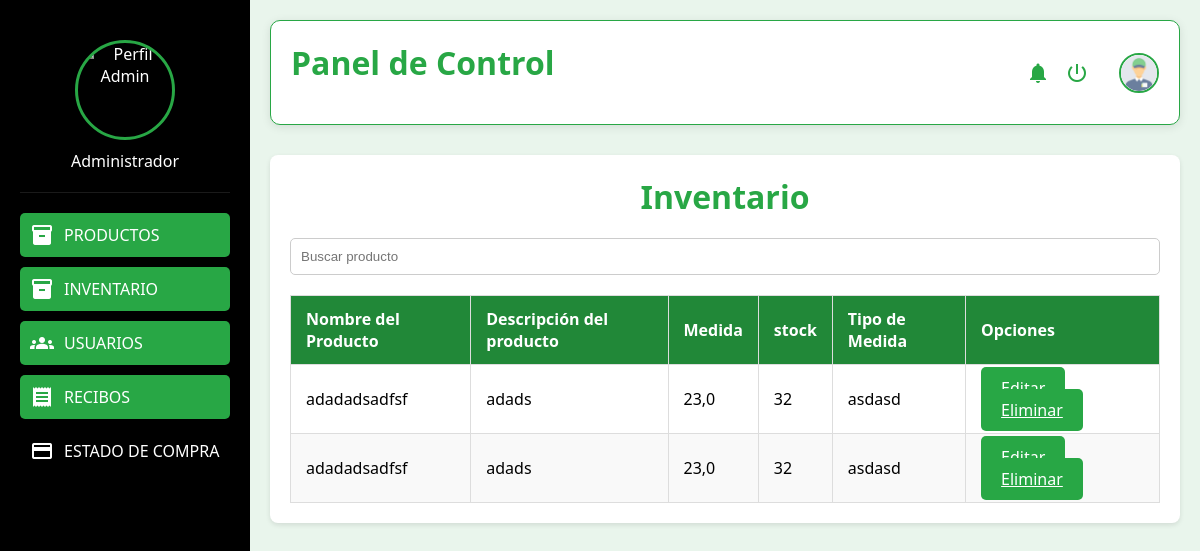
Page /inventario/ on the earlier database version.
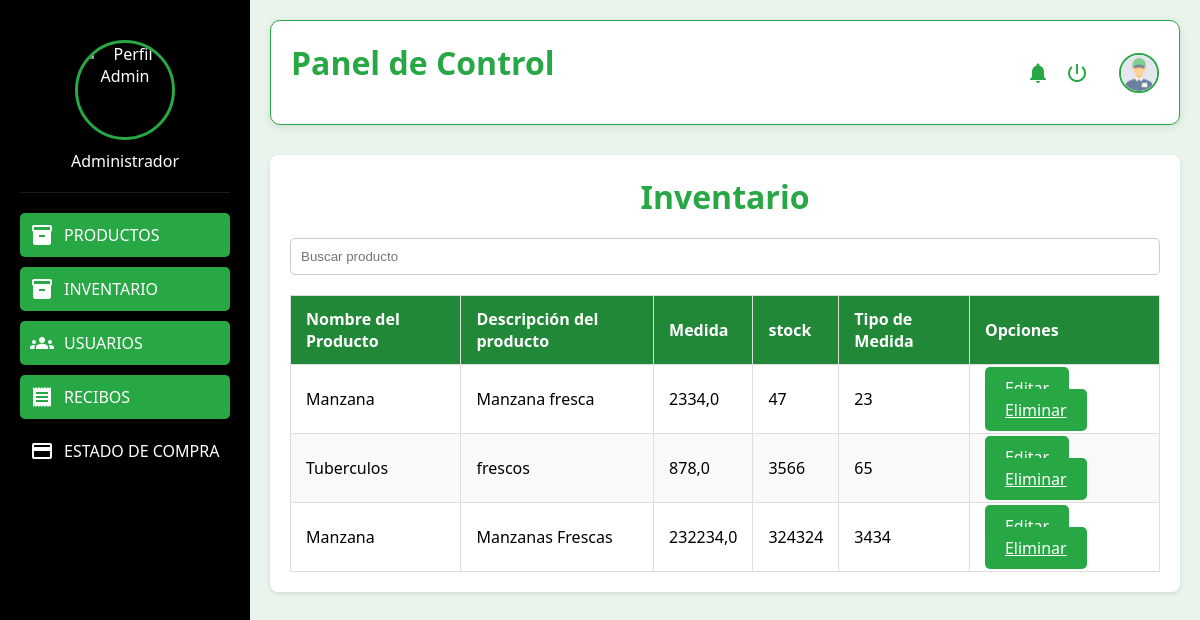
Same page on the later database version.
### libreria/models.py (models this page shows, shortened)
class Producto(models.Model):
    TIPOS_PRODUCTO_CHOICES = [
        ('frutas', 'Frutas'),
        ('verduras', 'Verduras'),
        ('tuberculos', 'Tubérculos'),
        ('hortalizas', 'Hortalizas'),
    ]
    imagen = models.ImageField(upload_to='productos/')
    nombre = models.CharField(max_length=100)
    descripcion = models.TextField()
    origen = models.CharField(max_length=100)
    unidad = models.FloatField()
    stock = models.IntegerField()
    precio = models.DecimalField(max_digits=10, decimal_places=2)
    publicado = models.BooleanField(default=True)
    medida = models.CharField(max_length=50)
    tipoproducto = models.CharField(max_length=20, choices=TIPOS_PRODUCTO_CHOICES, default='frutas')  # Nuevo campo

### libreria/views.py (the view)
# urls.py: path('inventario/', views.inventario, name='inventario'),
def inventario(request):
    productos = Producto.objects.all()  # Recupera todos los productos para luego visualizarlos
    return render(request, 'accounts/inventario.html', {'productos': productos})

### libreria/templates/accounts/inventario.html (shortened to what this page needs)
{% load static %}
<!DOCTYPE html>
<html lang="es">
<head>
	<link href="{% static 'css/styles.css' %}" rel="stylesheet">
</head>
<body>
    <div class="container">
        <aside class="sidebar">
            <div class="profile">
                <div class="profile-image">
                    <img src="assets/default-avatar.png" alt="Perfil Admin">
                </div>
                <p>Administrador</p>
            </div>
            <nav class="menu">
                <ul>
                    <li><a href="{% url 'productos2' %}"class="active" data-page="productos">
                        <i class="material-icons">inventory_2</i>
                        <span>PRODUCTOS</span>
                    </a></li>
                    <li><a href="{% url 'inventario' %}"class="active" data-page="inventario">
                        <i class="material-icons">inventory</i>
                        <span>INVENTARIO</span>
                    </a></li>
                    <li><a href="{% url 'dashboard' %}"class="active" data-page="vista_admin">
                        <i class="material-icons">groups</i>
                        <span>USUARIOS</span>
                    </a></li>
                    <li><a href="{% url 'factura' %} " class="active"  data-page="recibos">
                        <i class="material-icons">receipt</i>
                        <span>RECIBOS</span>
                    </a></li>
                    <li><a href="#" data-page="estado-compra">
                        <i class="material-icons">payment</i>
                        <span>ESTADO DE COMPRA</span>
                    </a></li>
                </ul>
            </nav>
        </aside>
        <main class="main-content">
            <header class="top-bar">
                <h1>Panel de Control</h1>
                <div class="user-menu">
                    <i class="material-icons">notifications</i>
                    <i class="material-icons">power_settings_new</i>
                    <img src="{% static 'images/Empleado.png' %}"alt="Perfil Usuario">
                </div>
            </header>
            <div class="container_inven">
                <center><h1>Inventario </h1></center>
                <div class="search-container">
                <input type="text" id="search-input" placeholder="Buscar producto">
                </div>
                <div id="form-container">
                    <form class="route-form">
                        <table class="table table-bordered" id="inventoryTable">
                            <thead>
                                <tr>
                                    <th>Nombre del Producto</th>
                                    <th>Descripción del producto</th>
                                    <th>Medida</th>
                                    <th>stock</th>
                                    <th>Tipo de Medida</th>
                                    <th>Opciones</th>
                                </tr>
                            </thead>
                            <tbody>
                                {% for producto in productos %}
                                <tr>
                                    <td>{{ producto.nombre }}</td>
                                    <td>{{ producto.descripcion }}</td>
                                    <td>{{ producto.unidad }}</td>
                                    <td>{{ producto.stock }}</td>
                                    <td>{{ producto.medida }}</td>
                                    <td>
                                        <a href="{% url 'editarinve' producto.id %}" class="btn btn-warning">Editar</a>
                                        <a href="{% url 'confirmar_eliminar' producto.id %}" class="btn btn-danger">Eliminar</a>
                                    </td>
                                </tr>
                                {% endfor %}
                            </tbody>
                        </table>
                    </form>
                </div>
        </main>
</body>
</html>

### libreria/static/css/styles.css (style rules this page uses)
:root { --primary-color: #28a745; --dark-bg: #000000; --light-bg: #ffffff; --text-color: #000000; --hover-green: #218838; --light-green: #e9f5ec; --sidebar-width: 250px; }
* { margin: 0; padding: 0; box-sizing: border-box; }
body { font-family: 'Segoe UI', Tahoma, Geneva, Verdana, sans-serif; background-color: var(--light-bg); color: var(--text-color); }
.container { display: flex; min-height: 100vh; }
.sidebar { width: var(--sidebar-width); background-color: var(--dark-bg); color: var(--light-bg); padding: 20px; position: fixed; height: 100vh; overflow-y: auto; }
.profile { text-align: center; padding: 20px 0; border-bottom: 1px solid rgba(255, 255, 255, 0.1); }
.profile-image { width: 100px; height: 100px; margin: 0 auto 10px; border-radius: 50%; overflow: hidden; border: 3px solid var(--primary-color); }
.profile-image img { width: 100%; height: 100%; object-fit: cover; }
.menu ul { list-style: none; margin-top: 20px; }
.menu li { margin-bottom: 10px; }
.menu a { color: var(--light-bg); text-decoration: none; display: flex; align-items: center; padding: 10px; border-radius: 5px; transition: background-color 0.3s; }
.menu a:hover, .menu a.active { background-color: var(--primary-color); color: var(--light-bg); }
.menu i { margin-right: 10px; }
.main-content { flex: 1; margin-left: var(--sidebar-width); padding: 20px; background-color: var(--light-green); }
.top-bar { display: flex; justify-content: space-between; align-items: center; padding: 20px; background-color: var(--light-bg); border-radius: 10px; margin-bottom: 30px; box-shadow: 0 2px 10px rgba(0,0,0,0.1); border: 1px solid var(--primary-color); }
.user-menu { display: flex; align-items: center; gap: 15px; color: var(--primary-color); }
.user-menu img { width: 40px; height: 40px; border-radius: 50%; border: 2px solid var(--primary-color); }
h1, h2 { color: var(--primary-color); margin-bottom: 20px; }
button, .btn { background-color: var(--primary-color); color: var(--light-bg); border: none; padding: 10px 20px; border-radius: 5px; cursor: pointer; transition: background-color 0.3s; }
.user-menu i { cursor: pointer; transition: color 0.3s; }
.container_inven { width: 100%; margin: 20px auto; background-color: white; padding: 20px; border-radius: 8px; box-shadow: 0 2px 5px rgba(0, 0, 0, 0.1); }
.container_inven h1 { color: #28a745; text-align: center; margin-bottom: 20px; }
.search-container { text-align: center; margin-bottom: 20px; }
#search-input { width: 100%; padding: 10px; border: 1px solid #ccc; border-radius: 5px; }
#inventoryTable { width: 100%; border-collapse: collapse; margin-top: 20px; }
#inventoryTable th, #inventoryTable td { border: 1px solid #ddd; padding: 12px 15px; text-align: left; }
#inventoryTable th { background-color: #218838; color: white; font-weight: bold; }
#inventoryTable tr:nth-child(even) { background-color: #f9f9f9; }

Differences in the rows shown:
removed Producto: nombre "adadadsadfsf", descripcion "adads", unidad "23,0", stock "32", medida "asdasd"
removed Producto: nombre "adadadsadfsf", descripcion "adads", unidad "23,0", stock "32", medida "asdasd"
added Producto: nombre "Manzana", descripcion "Manzana fresca", unidad "2334,0", stock "47", medida "23"
added Producto: nombre "Tuberculos", descripcion "frescos", unidad "878,0", stock "3566", medida "65"
added Producto: nombre "Manzana", descripcion "Manzanas Frescas", unidad "232234,0", stock "324324", medida "3434"
